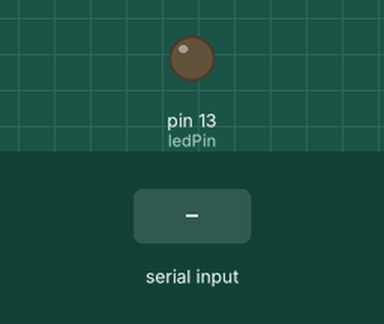
Recording of a sketch running on a simulated Arduino Uno, built with avr-gcc and run on an emulated ATmega328P. On the bench: output pins drawn as LEDs (lit = HIGH). The inputs (shaded band) are chosen by the test bench.

Above: at 1.2 s.
1.3 s: "AT+\n" received over Serial
At 2.5 s:
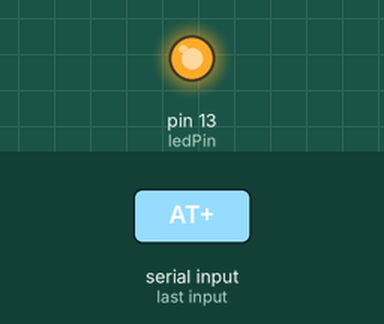
Timing chart, 0 to 4.3 s (numbered marks = the images above; inputs shaded):
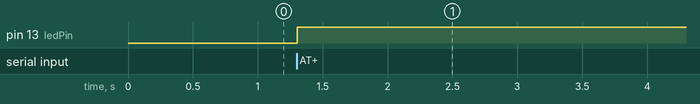

Measured:
- after the input at 1.3 s, pin 13 (ledPin): LOW → HIGH at once

The sketch:

task2.ino
```cpp
const int ledPin = 13;
String inputString = "";
boolean stringComplete = false;
int number = 0;
void setup()
{
  Serial.begin(9600);
  pinMode(ledPin, OUTPUT);
}
void loop()
{
  if (stringComplete)
  {
    if (inputString.startsWith("AT+"))
    {
      inputString.remove(0, 3);
      number = inputString.toInt();
      if (number % 10 == 0)
      {
        digitalWrite(ledPin, HIGH);
      } else
      {
        digitalWrite(ledPin, LOW);
      }
    }
    inputString = "";
    stringComplete = false;
  }
}
void serialEvent()
{
  while (Serial.available())
  {
    char inChar = (char)Serial.read();
    inputString += inChar;
    if (inChar == '\n')
    {
      stringComplete = true;
    }
  }
}
```
